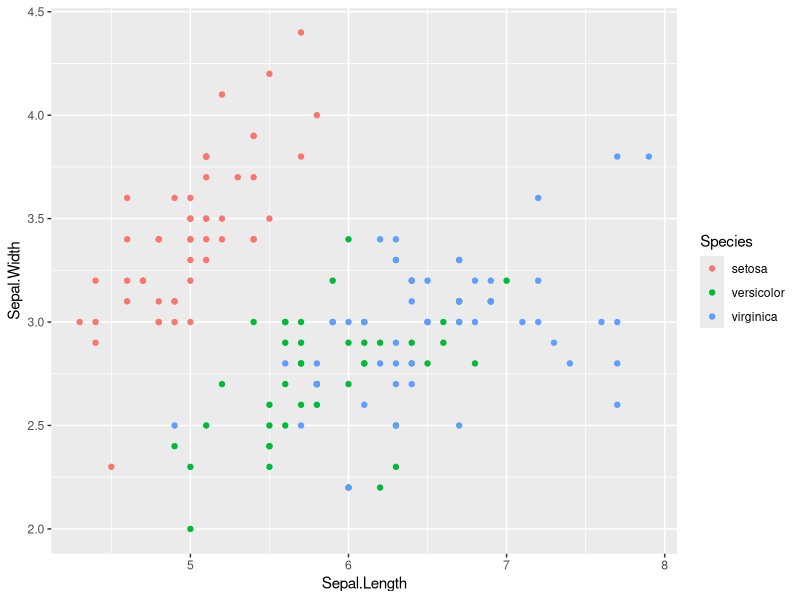
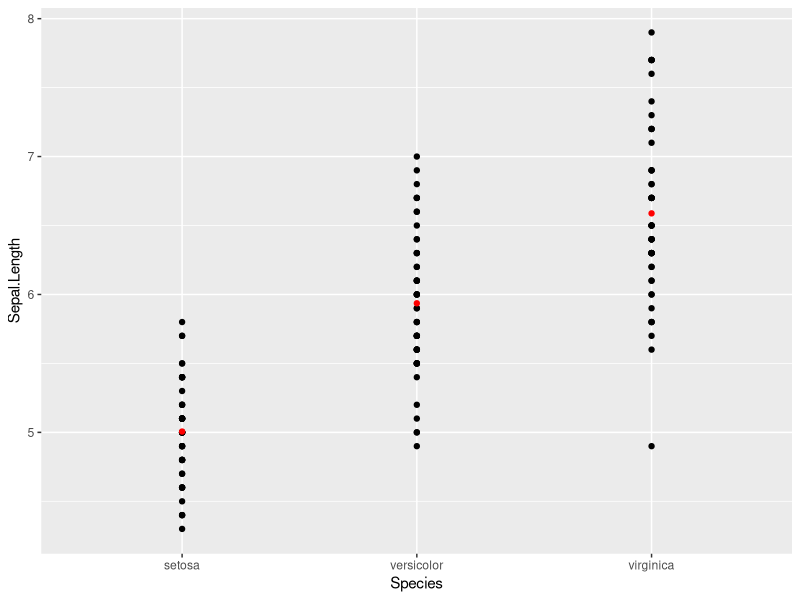

Recreate these plots in R, in order. (Note: this script raises an error after producing the figures.)
##########################################
# 
# Pipe - a nested function for chain of 
# piped ggplot2 function calls
#
# Series:
# Little Useless-useful R functions #19
# Created: February 10, 2021
# Author: Tomaz Kastrun
# Blog: tomaztsql.wordpress.com
# V.1.0

# Changelog: 
#
###########################################

library(ggplot2)
library(dplyr)
library(rlang)

#sample DataSet
iris <- iris
ggplot(iris, aes(Sepal.Length, Sepal.Width, colour = Species)) + geom_point()


#more complex with function
plot_points3 <- function(.data, x, y) {
  x <- enquo(x)
  y <- enquo(y)
  averages <- .data %>%
    group_by(!!x) %>% 
    summarise(avg_y = mean(!!y, na.rm = TRUE))
  
  ggplot() +
    geom_point(data = .data, aes(!!x, !!y)) +
    geom_point(data = averages, aes(!!x, avg_y), color = "red")
}

plot_points3(iris, Species, Sepal.Length)
########################################


ToPipe <- function(ee) {
  if (!is_call(ee)) { 
    return(ee) 
  }
#  fn <- quote(ee)
#  updated_fn <- gsub("%>%", "+", quote(fn))

  this_fn <- rlang::call_name(ee)
  updated_args <- rlang::call_args(ee)
  
  if (identical(fn, "%>%") || length(updated_args)==0) {
    fn_2 <- rlang::call2("+", !!!updated_args)
    eval(parse(text = fn_2))
  } else {
    #arg1 <- updated_args[[1]]
    #call2(as.name("+"), arg1, call2(this_fn, !!!other_args) )
    print (" ")
  }
}


### pipe version
### Check working
fun <- as.quote(gplot(iris, aes(Sepal.Length, Sepal.Width, colour = Species)) %>% geom_point())
ToPipe(fun)
